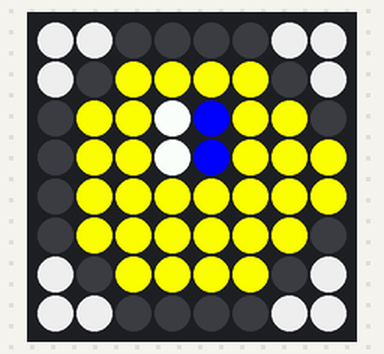
Simulated run of this program. Board: Raspberry Pi (BCM pin numbers) with a Sense HAT. On the bench: the Sense HAT's 8×8 RGB LED matrix.

Above: at 0.1 s.
At 1.1 s:
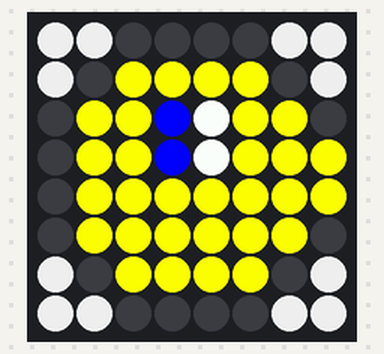
At 2.6 s:
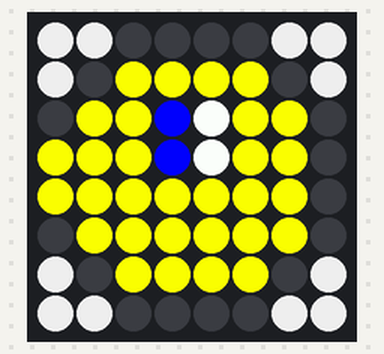
At 3.6 s:
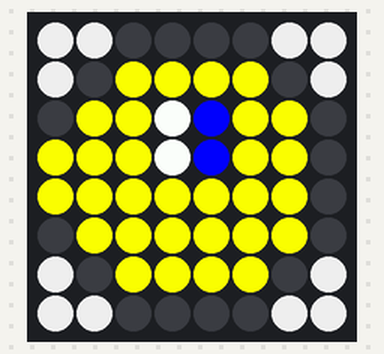

Measured:
- by itself, everything shown: repeats every 5.0 s, in 4 steps
- what the display in image 1 shows lasts 1.5 s, from 1.0 s to 2.5 s
- what the display in image 2 shows lasts 1.0 s, from 2.5 s to 3.5 s

The program:

animation.py
```python
#!/bin/usr/python3
from sense_hat import SenseHat
import time

sense = SenseHat()

e = (0, 0, 0)
w = (255, 255, 255)
y = (255, 255, 0)
b = (0, 0, 255)
gr = (200, 200, 200)

frame1 = [
gr, gr, e, e, e, e, gr, gr,
gr, e, y, y, y, y, e, gr,
e, y, y, w, b, y, y, e,
e, y, y, w, b, y, y, y,
e, y, y, y, y, y, y, y,
e, y, y, y, y, y, y, e,
gr, e, y, y, y, y, e, gr,
gr, gr, e, e, e, e, gr, gr
]


frame2 = [
gr, gr, e, e, e, e, gr, gr,
gr, e, y, y, y, y, e, gr,
e, y, y, b, w, y, y, e,
e, y, y, b, w, y, y, y,
e, y, y, y, y, y, y, y,
e, y, y, y, y, y, y, e,
gr, e, y, y, y, y, e, gr,
gr, gr, e, e, e, e, gr, gr
]

frame3 = [
gr, gr, e, e, e, e, gr, gr,
gr, e, y, y, y, y, e, gr,
e, y, y, b, w, y, y, e,
y, y, y, b, w, y, y, e,
y, y, y, y, y, y, y, e,
e, y, y, y, y, y, y, e,
gr, e, y, y, y, y, e, gr,
gr, gr, e, e, e, e, gr, gr
]

frame4 = [
gr, gr, e, e, e, e, gr, gr,
gr, e, y, y, y, y, e, gr,
e, y, y, w, b, y, y, e,
y, y, y, w, b, y, y, e,
y, y, y, y, y, y, y, e,
e, y, y, y, y, y, y, e,
gr, e, y, y, y, y, e, gr,
gr, gr, e, e, e, e, gr, gr
]

# Set upright
sense.rotation = 90

while True:
  sense.set_pixels(frame1)
  time.sleep(1)
  sense.set_pixels(frame2)
  time.sleep(1.5)
  sense.set_pixels(frame3)
  time.sleep(1)
  sense.set_pixels(frame4)
  time.sleep(1.5)
```
